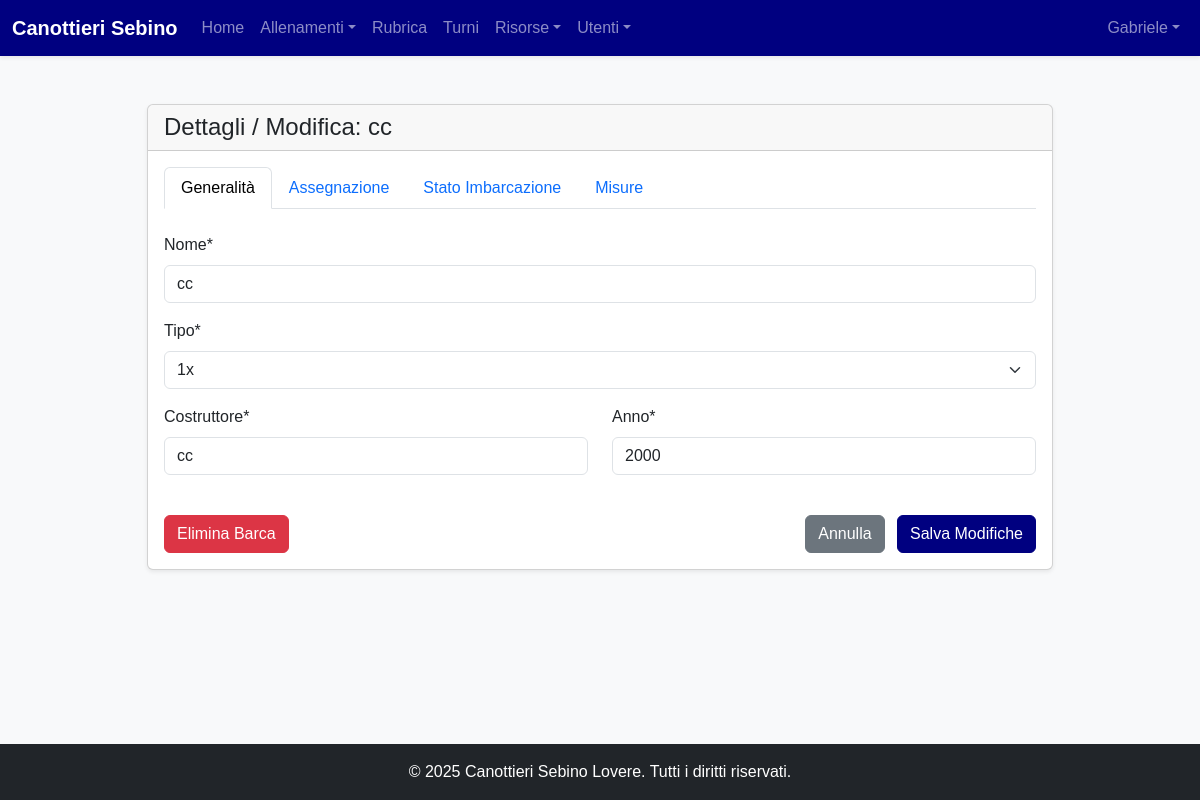
Page /risorse/barche/1/modifica (signed in) on the earlier database version.
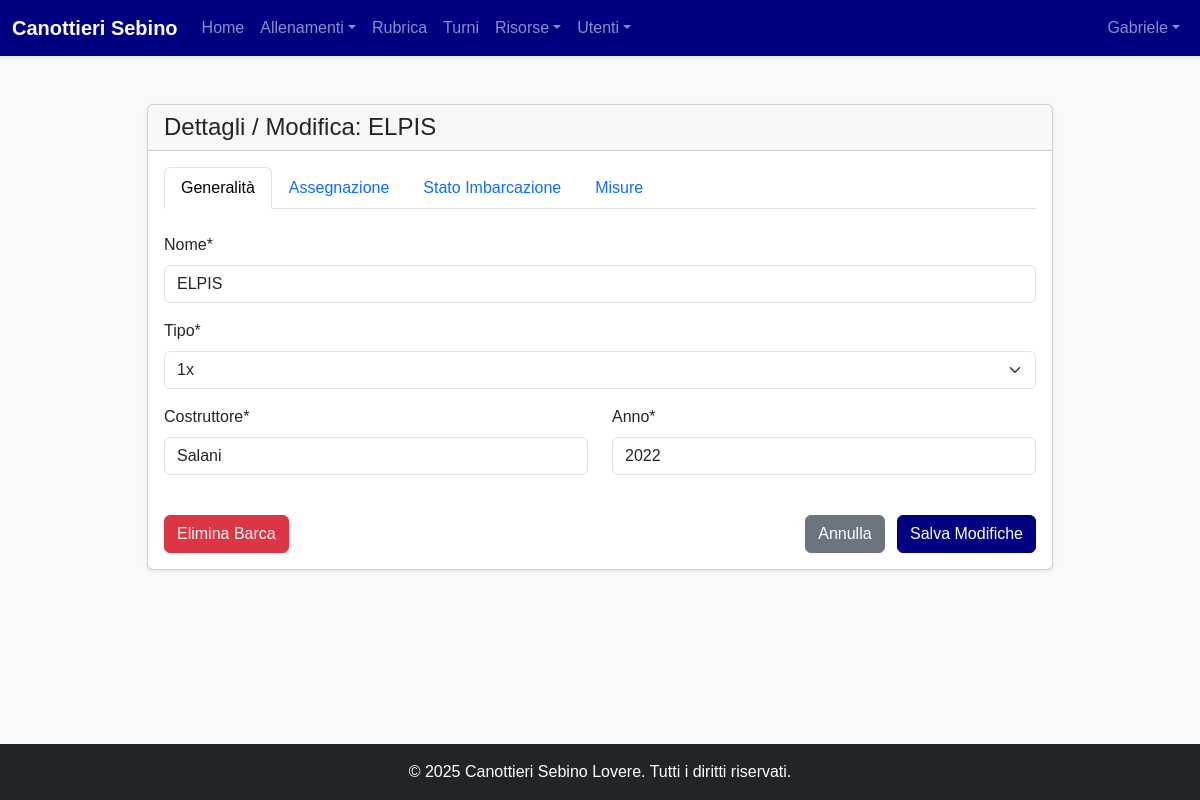
Same page on the later database version.
### models.py (models this page shows, shortened)
class Barca(Base):
    __tablename__ = "barche"
    id = Column(Integer, primary_key=True, index=True)
    nome = Column(String, nullable=False)
    tipo = Column(String, index=True, nullable=False)
    costruttore = Column(String, nullable=True)
    anno = Column(Integer, nullable=True)
    remi_assegnati = Column(String, nullable=True)
    atleti_assegnati = relationship("User", secondary=barca_atleti_association, back_populates="barche_assegnate")
    in_manutenzione = Column(Boolean, default=False, nullable=False)
    fuori_uso = Column(Boolean, default=False, nullable=False)
    in_prestito = Column(Boolean, default=False, nullable=False)
    in_trasferta = Column(Boolean, default=False, nullable=False)
    disponibile_dal = Column(Date, nullable=True)
    lunghezza_puntapiedi = Column(Float, nullable=True)
    altezza_puntapiedi = Column(Float, nullable=True)
    apertura_totale = Column(Float, nullable=True)
    altezza_scalmo_sx = Column(Float, nullable=True)
    altezza_scalmo_dx = Column(Float, nullable=True)
    semiapertura_sx = Column(Float, nullable=True)
    semiapertura_dx = Column(Float, nullable=True)
    appruamento_appoppamento = Column(Float, nullable=True)
    gradi_attacco = Column(Float, nullable=True)
    gradi_finale = Column(Float, nullable=True)
    boccola_sx_sopra = Column(String, nullable=True)
    boccola_dx_sopra = Column(String, nullable=True)
    rondelle_sx = Column(String, nullable=True)
    rondelle_dx = Column(String, nullable=True)
    altezza_carrello = Column(Float, nullable=True)
    avanzamento_guide = Column(Float, nullable=True)

### routers/resources.py (the view)
@router.get("/barche/{barca_id}/modifica", response_class=HTMLResponse, name="modifica_barca_form")
async def modifica_barca_form(barca_id: int, request: Request, db: Session = Depends(get_db),
                              admin_user: models.User = Depends(get_current_admin_user)):
    barca = db.query(models.Barca).options(joinedload(models.Barca.atleti_assegnati)).get(barca_id)
    if not barca: raise HTTPException(status_code=404, detail="Barca non trovata")
    atleti, categorie = get_atleti_e_categorie(db)
    assigned_atleta_ids = {atleta.id for atleta in barca.atleti_assegnati}
    return templates.TemplateResponse("barche/modifica_barca.html",
                                      {"request": request, "current_user": admin_user, "barca": barca,
                                       "atleti": atleti, "categorie": categorie,
                                       "assigned_atleta_ids": assigned_atleta_ids})

### templates/barche/modifica_barca.html (shortened to what this page needs)
{% extends "layouts/_base.html" %}
{% block content %}
<div class="container mt-4">
    <div class="row justify-content-center">
        <div class="col-lg-10">
            <div class="card shadow-sm">
                <div class="card-header">
                    <h2 class="h4 mb-0">Dettagli / Modifica: {{ barca.nome }}</h2>
                </div>
                <div class="card-body">
                    <form action="{{ url_for('aggiorna_barca', barca_id=barca.id) }}" method="post">
                        {% include "barche/_barca_form.html" %}
                        <div class="d-flex justify-content-between mt-4">
                            <button type="button" class="btn btn-danger" data-bs-toggle="modal" data-bs-target="#deleteBarcaModal">Elimina Barca</button>
                            <div>
                                <a href="{{ url_for('list_barche') }}" class="btn btn-secondary me-2">Annulla</a>
                                <button type="submit" class="btn btn-primary">Salva Modifiche</button>
                            </div>
                        </div>
                    </form>
                </div>
            </div>
        </div>
    </div>
</div>
{% endblock %}

### templates/barche/_barca_form.html (shortened to what this page needs)
<ul class="nav nav-tabs mb-4" id="barcaTab" role="tablist">
    <li class="nav-item" role="presentation"><button class="nav-link active" id="generalita-tab" data-bs-toggle="tab" data-bs-target="#generalita" type="button" role="tab">Generalità</button></li>
    <li class="nav-item" role="presentation"><button class="nav-link" id="assegnazione-tab" data-bs-toggle="tab" data-bs-target="#assegnazione" type="button" role="tab">Assegnazione</button></li>
    <li class="nav-item" role="presentation"><button class="nav-link" id="stato-tab" data-bs-toggle="tab" data-bs-target="#stato" type="button" role="tab">Stato Imbarcazione</button></li>
    <li class="nav-item" role="presentation"><button class="nav-link" id="misure-tab" data-bs-toggle="tab" data-bs-target="#misure" type="button" role="tab">Misure</button></li>
</ul>
<div class="tab-content" id="barcaTabContent">
    <div class="tab-pane fade show active" id="generalita" role="tabpanel">
        <div class="mb-3"><label for="nome" class="form-label">Nome*</label><input type="text" id="nome" name="nome" class="form-control" value="{{ barca.nome or '' }}" required></div>
        <div class="mb-3"><label for="tipo" class="form-label">Tipo*</label><select id="tipo" name="tipo" class="form-select" required><option value="" disabled {% if not barca.tipo %}selected{% endif %}>Seleziona...</option>{% set tipi = ["1P 7,20", "1x", "2x", "2-", "2x-", "2+", "4x", "4-", "4x-", "4+", "8+", "Jole 1x", "Jole 2x", "Jole 4x"] %}{% for t in tipi %}<option value="{{ t }}" {% if barca.tipo == t %}selected{% endif %}>{{ t }}</option>{% endfor %}</select></div>
        <div class="row"><div class="col-md-6 mb-3"><label for="costruttore" class="form-label">Costruttore*</label><input type="text" id="costruttore" name="costruttore" class="form-control" value="{{ barca.costruttore or '' }}" required></div><div class="col-md-6 mb-3"><label for="anno_str" class="form-label">Anno*</label><input type="number" id="anno_str" name="anno_str" class="form-control" value="{{ barca.anno or '' }}" required></div></div>
    </div>
</div>

Differences in the rows shown:
changed Barca: nome "cc" → "ELPIS"; costruttore "cc" → "Salani"; anno_str "2000" → "2022"
